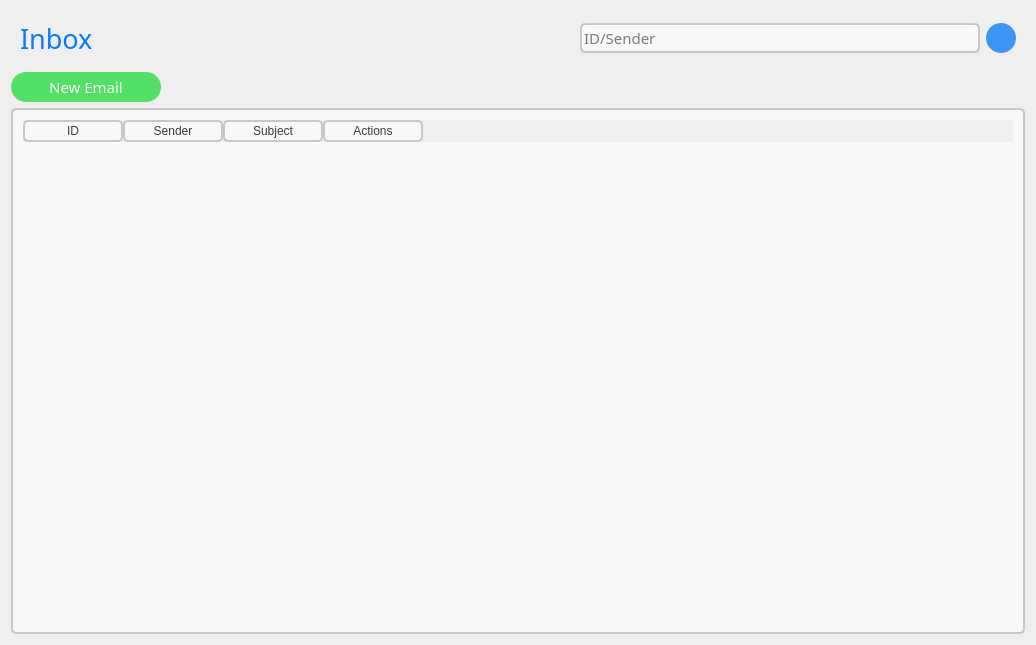
<?xml version="1.0" encoding="UTF-8"?>
<ui version="4.0">
 <class>InboxWindow</class>
 <widget class="QWidget" name="InboxWindow">
  <property name="geometry">
   <rect>
    <x>0</x>
    <y>0</y>
    <width>1036</width>
    <height>645</height>
   </rect>
  </property>
  <property name="windowTitle">
   <string>Form</string>
  </property>
  <property name="styleSheet">
   <string notr="true">/**
 * Blue: rgb(61, 149, 245);
 * Hover Blue: rgb(13, 122, 242);
 * Light Hover Blue: rgb(187, 225, 250);
 * Red: rgb(242, 22, 43);
 * Hover Red: rgb(203, 11, 29);
 * Green: rgb(82, 224, 102);
 * Yellow: rgb(253, 214, 52);
 * Hover Yellow:  rgb(253, 205, 36);
 * Hover Green: rgb(39, 216, 63);
 * Light Gray: rgb(200, 200, 200);
 * Gray : rgb(239, 239, 239);
 * White: rgb(248, 248, 248);
 */

#InboxWindow {
	background-color: rgb(239, 239, 239);
	border-radius: 10px;
}

#newEmailButton {
	background-color: rgb(82, 224, 102);
	border-radius: 15px;
}

#newEmailButton:hover {
	background-color: rgb(39, 216, 63);
}

#searchButton {
	border-radius: 15px;
}

.QTableWidget {
	background-color: rgb(248, 248, 248);
	padding: 10px;
	border: 2px solid rgb(200, 200, 200);
	border-radius: 5px;
}

QHeaderView::section {
	background-color:rgb(248, 248, 248);
	color: rgb(57, 59, 68);
	border: 2px solid rgb(200, 200, 200);
	padding-left: 5px;
	padding-right: 5px;
	border-radius: 5px;
}

QLabel {
	background-color: rgb(239, 239, 239);
}

QLineEdit {
	background-color: rgb(248, 248, 248);
	border-radius: 5px;
	border: 2px solid rgb(200, 200, 200);
}

QLineEdit:hover {
	border: 2px solid rgb(187, 225, 250);
}

QLineEdit:focus {
	border: 2px solid rgb(13, 122, 242);
}

QSpinBox {
	background-color: rgb(248, 248, 248);
	border-radius: 5px;
	border: 2px solid rgb(200, 200, 200);
}

QSpinBox:hover {
	border: 2px solid rgb(187, 225, 250);
}

QSpinBox:focus {
	border: 2px solid rgb(13, 122, 242);
}

QPlainTextEdit {
	background-color: rgb(248, 248, 248);
	border-radius: 5px;
	border: 2px solid rgb(200, 200, 200);
}

QPlainTextEdit:hover {
	border: 2px solid rgb(187, 225, 250);
}

QPlainTextEdit:focus {
	border: 2px solid rgb(13, 122, 242);
}

QPushButton {
	background-color: rgb(61, 149, 245);
	color: rgb(248, 248, 248);
	border-radius: 5px;
}

QPushButton:hover {
	background-color: rgb(13, 122, 242);
}</string>
  </property>
  <layout class="QVBoxLayout" name="verticalLayout">
   <item>
    <widget class="QFrame" name="menuFrame">
     <property name="minimumSize">
      <size>
       <width>0</width>
       <height>0</height>
      </size>
     </property>
     <property name="font">
      <font>
       <family>Montserrat</family>
       <pointsize>11</pointsize>
      </font>
     </property>
     <property name="frameShape">
      <enum>QFrame::NoFrame</enum>
     </property>
     <property name="frameShadow">
      <enum>QFrame::Raised</enum>
     </property>
     <layout class="QHBoxLayout" name="horizontalLayout_4">
      <item>
       <widget class="QLabel" name="inboxLabel">
        <property name="font">
         <font>
          <family>Montserrat Light</family>
          <pointsize>20</pointsize>
          <weight>50</weight>
          <bold>false</bold>
         </font>
        </property>
        <property name="styleSheet">
         <string notr="true">#inboxLabel {
	color: rgb(13, 122, 242); 
}</string>
        </property>
        <property name="text">
         <string>Inbox</string>
        </property>
       </widget>
      </item>
      <item>
       <widget class="QLineEdit" name="searchLineEdit">
        <property name="enabled">
         <bool>true</bool>
        </property>
        <property name="minimumSize">
         <size>
          <width>0</width>
          <height>30</height>
         </size>
        </property>
        <property name="maximumSize">
         <size>
          <width>400</width>
          <height>16777215</height>
         </size>
        </property>
        <property name="font">
         <font>
          <family>Montserrat</family>
          <pointsize>11</pointsize>
         </font>
        </property>
        <property name="focusPolicy">
         <enum>Qt::ClickFocus</enum>
        </property>
        <property name="styleSheet">
         <string notr="true"/>
        </property>
        <property name="maxLength">
         <number>50</number>
        </property>
        <property name="placeholderText">
         <string>ID/Sender</string>
        </property>
       </widget>
      </item>
      <item>
       <widget class="QPushButton" name="searchButton">
        <property name="minimumSize">
         <size>
          <width>30</width>
          <height>30</height>
         </size>
        </property>
        <property name="maximumSize">
         <size>
          <width>30</width>
          <height>30</height>
         </size>
        </property>
        <property name="font">
         <font>
          <family>Montserrat Medium</family>
          <pointsize>11</pointsize>
          <weight>50</weight>
          <bold>false</bold>
         </font>
        </property>
        <property name="focusPolicy">
         <enum>Qt::TabFocus</enum>
        </property>
        <property name="styleSheet">
         <string notr="true"/>
        </property>
        <property name="text">
         <string/>
        </property>
        <property name="icon">
         <iconset resource="resources.qrc">
          <normaloff>:/icons/search.png</normaloff>:/icons/search.png</iconset>
        </property>
       </widget>
      </item>
     </layout>
    </widget>
   </item>
   <item>
    <widget class="QPushButton" name="newEmailButton">
     <property name="minimumSize">
      <size>
       <width>50</width>
       <height>30</height>
      </size>
     </property>
     <property name="maximumSize">
      <size>
       <width>150</width>
       <height>30</height>
      </size>
     </property>
     <property name="font">
      <font>
       <family>Montserrat Medium</family>
       <pointsize>11</pointsize>
       <weight>50</weight>
       <bold>false</bold>
      </font>
     </property>
     <property name="focusPolicy">
      <enum>Qt::TabFocus</enum>
     </property>
     <property name="autoFillBackground">
      <bool>false</bool>
     </property>
     <property name="styleSheet">
      <string notr="true">/** 
  * Green: rgb(82, 224, 102);
  * Darker green: rgb(39, 216, 63);
*/

#newEmailButton {
	background-color: rgb(82, 224, 102);
	border-radius: 15px;
}

#newEmailButton:hover {
	background-color: rgb(39, 216, 63);
}</string>
     </property>
     <property name="text">
      <string>New Email</string>
     </property>
     <property name="icon">
      <iconset resource="resources.qrc">
       <normaloff>:/icons/create.png</normaloff>:/icons/create.png</iconset>
     </property>
     <property name="iconSize">
      <size>
       <width>24</width>
       <height>24</height>
      </size>
     </property>
     <property name="flat">
      <bool>true</bool>
     </property>
    </widget>
   </item>
   <item>
    <widget class="QTableWidget" name="mailTableWidget">
     <property name="font">
      <font>
       <family>Montserrat</family>
       <pointsize>11</pointsize>
       <kerning>false</kerning>
      </font>
     </property>
     <property name="focusPolicy">
      <enum>Qt::TabFocus</enum>
     </property>
     <property name="styleSheet">
      <string notr="true"/>
     </property>
     <property name="columnCount">
      <number>4</number>
     </property>
     <column>
      <property name="text">
       <string>ID</string>
      </property>
     </column>
     <column>
      <property name="text">
       <string>Sender</string>
      </property>
     </column>
     <column>
      <property name="text">
       <string>Subject</string>
      </property>
     </column>
     <column>
      <property name="text">
       <string>Actions</string>
      </property>
     </column>
    </widget>
   </item>
  </layout>
 </widget>
 <resources>
  <include location="resources.qrc"/>
 </resources>
 <connections/>
</ui>
